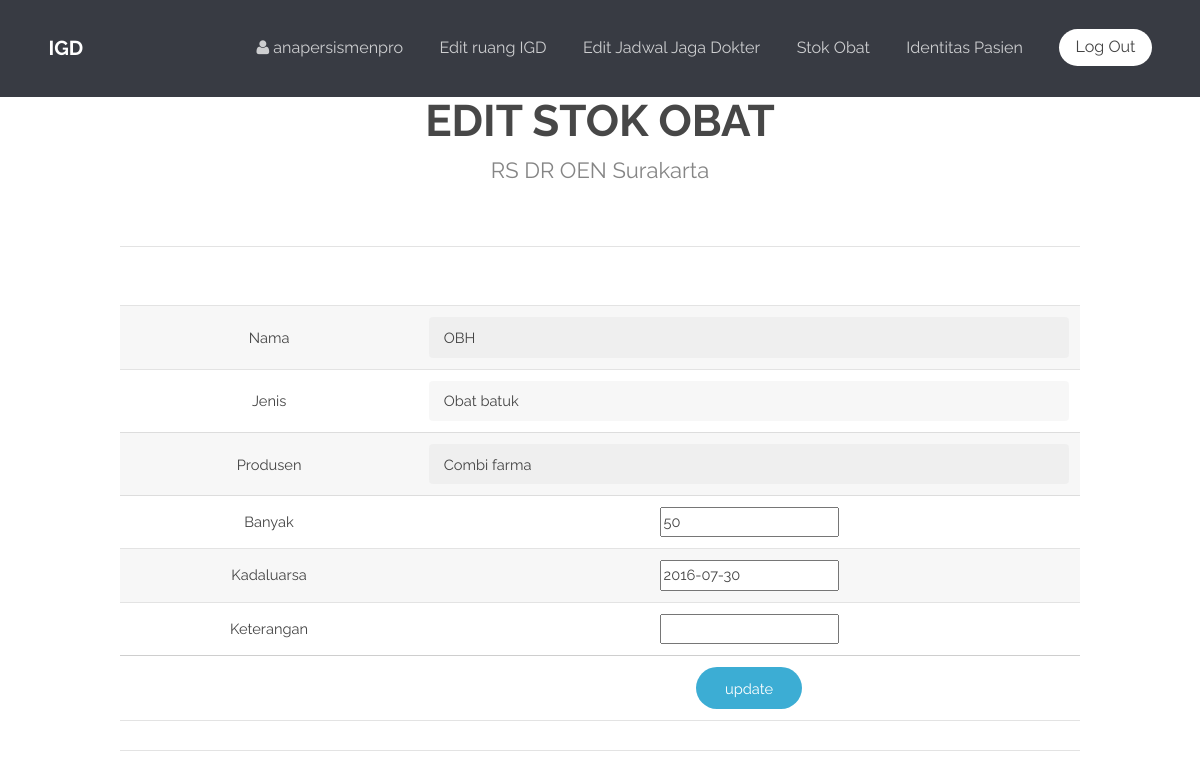
Page /editStokObat.php?id=111111111 (signed in) on the committed database.
### tables this page shows
CREATE TABLE IF NOT EXISTS `stokobat` (
`id` int(10) NOT NULL,
  `nama` varchar(30) NOT NULL,
  `jenis` varchar(30) NOT NULL,
  `produsen` varchar(40) NOT NULL,
  `banyak` int(4) NOT NULL,
  `kadaluarsa` date NOT NULL,
  `keterangan` varchar(50) NOT NULL
);

### editStokObat.php (the view, shortened to what this page needs)
<?php
	if(!isset($_SESSION['login_user'])){
		echo"<script>alert('hanya admin yang boleh mengakses halaman ini');history.go(-1);</script>";
	} else {
?>
<!DOCTYPE html>
<html lang="en">
	<head>
	</head>
	  <body data-spy="scroll" data-offset="0" data-target="#navbar-main">
			<header id="header" style="position: fixed;">
				<?php
					include "pecah/headerTopAdmin.php";
				?>
			</header>
			<section id="DaftarAlumni" class="wrapper style2 special">
				<div class="container">
					<header class="major">
						<h2>EDIT STOK OBAT</h2>
						<p>RS DR OEN Surakarta</p>
					</header>
					<section class="profiles">
			<?php
				$id = $_GET['id'];
				$query = mysql_query("select * from stokObat where id=$id");
					while ($q=mysql_fetch_array($query) or die(mysql_error())) {
			?>
					    <table>
					        <form action="updateStokObat.php" method="post">
					            <tr>
					                <td>Nama</td>
					                <td><input type="text" value="<?php echo $q['nama'] ?>" name="nama"></td>
					            </tr>
					            <tr>
					                <td>Jenis</td>
					                <td><input type="text" name="jenis" value="<?php echo $q['jenis'] ?>"></td>
					            </tr>
					            <tr>
					                <td>Produsen</td>
					                <td><input type="text" name="produsen" value="<?php echo $q['produsen'] ?>"></td>
					            </tr>
					            <tr>
					                <td>Banyak</td>
					                <td><input type="integer" name="banyak" value="<?php echo $q['banyak'] ?>"></td>
					            </tr>
					            <tr>
					                <td>Kadaluarsa</td>
					                <td><input type="integer" name="kadaluarsa" value="<?php echo $q['kadaluarsa'] ?>"></td>
					            </tr>
					            <tr>
					                <td>Keterangan</td>
					                <td><input type="integer" name="keterangan" value="<?php echo $q['angkatan_mhs'] ?>"></td>
					            </tr>
					            <tr>
					                <td></td><td><input type="submit" value="update"></td>
					            </tr>
					        </form>
					    </table>
				<?php
					}
				?>
<?php
	}
?>

### css/style.css (style rules this page uses)
body { background: #fff; }
body, input, select, textarea { color: #444; font-family: "Raleway", Helvetica, sans-serif; font-size: 13pt; font-weight: 400; line-height: 1.65em; }
p { margin: 0 0 2em 0; }
h1, h2, h3, h4, h5, h6 { color: #474747; font-weight: 700; line-height: 1em; margin: 0 0 1em 0; }
h2 { font-size: 1.75em; line-height: 1.5em; }
section.special, article.special { text-align: center; }
header p { color: #858585; position: relative; margin: 0 0 1.5em 0; }
header h2 + p { font-size: 1.25em; margin-top: -1em; line-height: 1.5em; }
header.major { text-align: center; margin-bottom: 4em; }
header.major h2 { font-size: 3em; margin-bottom: 0.5em; }
header.major p { font-size: 1.5em; }
form { margin: 0 0 2em 0; }
input[type="text"], input[type="password"], input[type="email"], select, textarea { -moz-appearance: none; -webkit-appearance: none; -o-appearance: none; -ms-appearance: none; appearance: none; background: rgba(144, 144, 144, 0.075); border-radius: 4px; border: none; color: inherit; display: block; outline: 0; padding: 0 1em; text-decoration: none; width: 100%; }
input[type="text"], input[type="password"], input[type="email"], select { height: 2.75em; }
table { margin: 0 0 2em 0; width: 100%; }
table tbody tr { border: solid 1px rgba(144, 144, 144, 0.25); border-left: 0; border-right: 0; }
table tbody tr:nth-child(2n + 1) { background-color: rgba(144, 144, 144, 0.075); }
table td { padding: 0.75em 0.75em; }
input[type="submit"], input[type="reset"], input[type="button"], .button { -moz-appearance: none; -webkit-appearance: none; -o-appearance: none; -ms-appearance: none; appearance: none; -moz-transition: background-color 0.2s ease-in-out, color 0.2s ease-in-out; -webkit-transition: background-color 0.2s ease-in-out, color 0.2s ease-in-out; -o-transition: background-color 0.2s ease-in-out, color 0.2s ease-in-out; -ms-transition: background-color 0.2s ease-in-out, color 0.2s ease-in-out; transition: background-color 0.2s ease-in-out, color 0.2s ease-in-out; background-color: #3cadd4; border-radius: 30px; border: 0; color: #ffffff !important; cursor: pointer; display: inline-block; font-weight: 400; height: 2.85em; line-height: 2.95em; padding: 0 2em; text-align: center; text-decoration: none; white-space: nowrap; }
#header { background-color: #383b43; color: #ffffff; cursor: default; font-size: 1.1em; height: 6em; line-height: 6em; width: 100%; z-index: 10000; }
.wrapper { padding: 6em 0em 4em; }
.wrapper.style2 .profiles { border-bottom: 1px solid rgba(144, 144, 144, 0.25); border-top: 1px solid rgba(144, 144, 144, 0.25); margin-bottom: 4em; padding-top: 4em; }

### css/style-xlarge.css (style rules this page uses)
body, input, select, textarea { font-size: 11pt; }

### rows in the picture
stokobat: nama "OBH", jenis "Obat batuk", produsen "Combi farma", banyak "50", kadaluarsa "2016-07-30"

### other values in the picture
$_SESSION['login_user'] "anapersismenpro"
